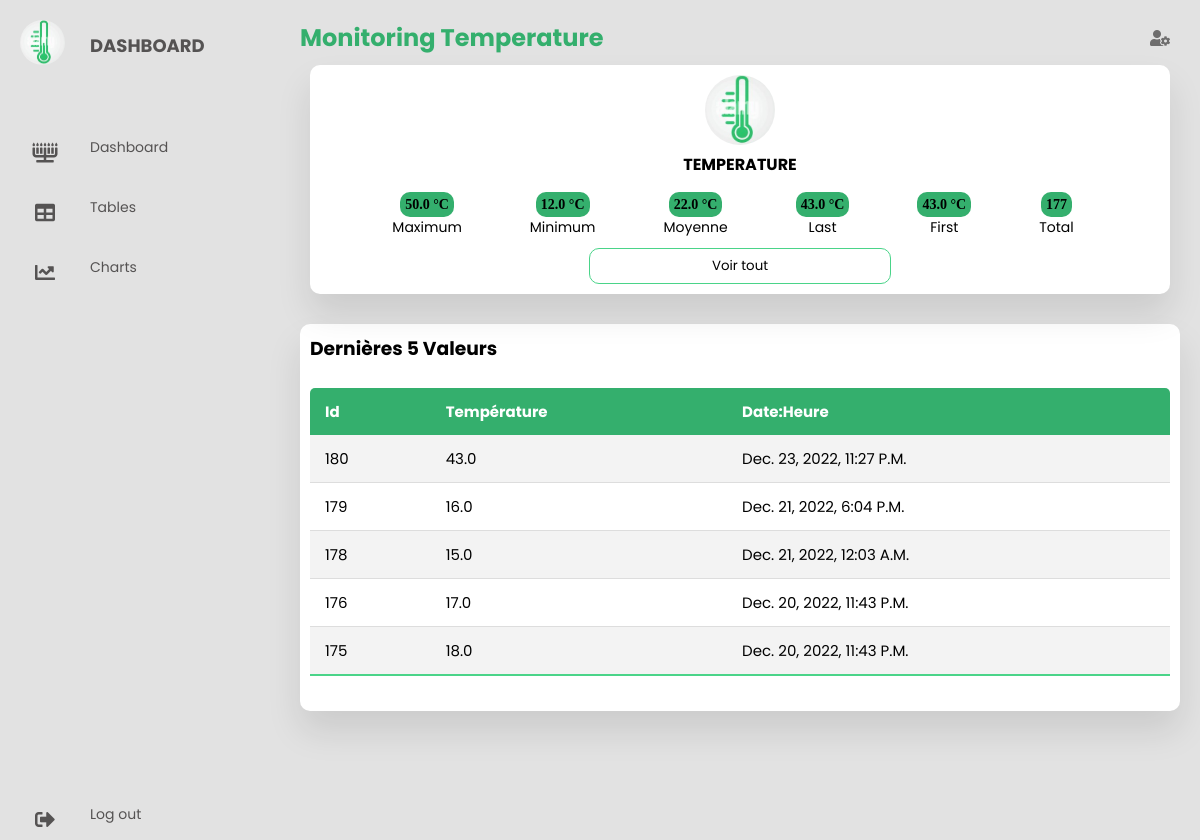
Before: / with the older database file.
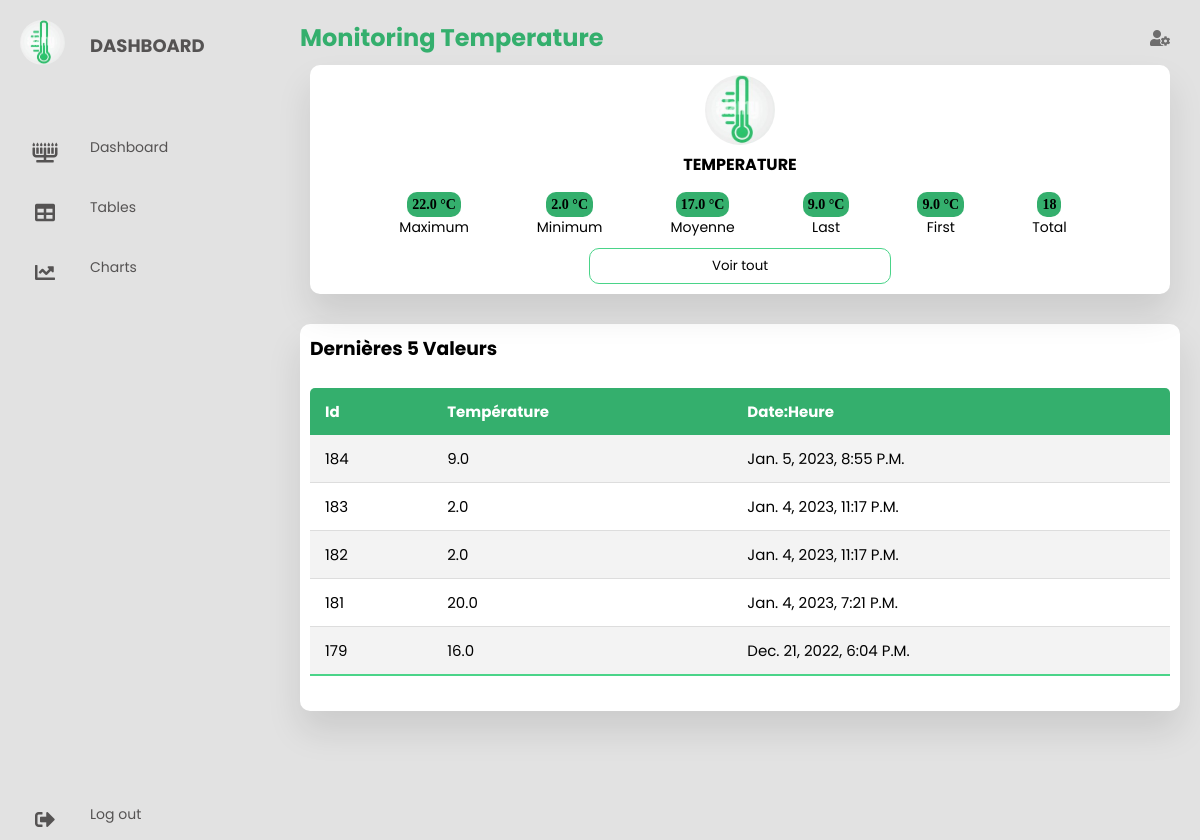
After: the same page with the newer database file.
### appl/models.py (models this page shows)
class dht (models.Model):
    temp= models.FloatField(null=True)
    dt= models.DateTimeField(auto_now_add=True,null=True)
    def __str__(self):return str(self.temp)

### appl/views.py (the view)
# urls.py: path('', views.index, name='home'),
def index(request):
    tab=dht.objects.all().order_by('-id')[:5]
    max = dht.objects.all().aggregate(Max('temp'))
    listmax = list(max.items())
    maxt = listmax[0][1]
    print(maxt)
    min = dht.objects.all().aggregate(Min('temp'))
    listmin = list(min.items())
    mint = listmin[0][1]
    avg = dht.objects.all().aggregate(avg=Round(Avg('temp')))
    listavg = list(avg.items())
    avgt = listavg[0][1]
    last = dht.objects.last()
    first = dht.objects.last()
    coun = dht.objects.count()
    print(coun)
    s = {'tab': tab, 'maxt': maxt, 'mint': mint, 'avg': avgt, 'last': last, 'first': first, 'count': coun}
    return render(request, 'ind.html', s)

### appl/Templates/ind.html (shortened to what this page needs)
<!DOCTYPE html>
<html lang="en">
{% load static %}
<head>
  {% load static %}
  <link  rel="stylesheet" href="{% static 'css/cs.css' %}" />
  <link rel="stylesheet" href="https://cdnjs.cloudflare.com/ajax/libs/font-awesome/5.15.4/css/all.min.css"/>
</head>
<body>
  <div class="container">
    <nav>
      <ul>
        <li><a href="/dash" class="logo">
          <img src="{% static 'img/icon.jpg'%}">
          <span class="nav-item">Dashboard</span>
        </a></li>
        <li><a href="/dash" aria-controls="home" role="tab" data-toggle="tab">
          <i class="fas fa-menorah"></i>
          <span class="nav-item">Dashboard</span>
        </a></li>
        <li><a href="/data" aria-controls="home" role="tab" data-toggle="tab">
          <i class="fas fa-table"></i>
          <span class="nav-item">Tables</span></a>
        </li>
        <li><a href="/chart">
          <i class="fas fa-chart-line"></i>
          <span class="nav-item">Charts</span>
        </a></li>
        <a href="#" class="logout">
          <i class="fas fa-sign-out-alt"></i>
          <span class="nav-item">Log out</span>
        </a></li>
      </ul>
    </nav>
    <section class="main">
      <div class="main-top">
        <h1 class="h"> Monitoring Temperature</h1>
        <i class="fas fa-user-cog"></i>
      </div>
      <div class="users">
        <div class="card">
          <img src="{% static 'img/icon.jpg'%}">
          <h4>Temperature </h4>
          <div class="per">
            <table>
              <tr>
                  <td><span>{{maxt}} °C</span></td>
                <td><span>{{mint}} °C</span></td>
                  <td><span>{{avg}}  °C</span></td>
                <td><span>{{last}} °C</span></td>
                <td><span>{{first}} °C</span></td>
                <td><span>{{count}}</span></td>
              </tr>
              <tr>
                <td>Maximum</td>
                <td>Minimum</td>
                <td>Moyenne</td>
                <td>Last</td>
                <td>First</td>
                <td>Total</td>
              </tr>
              </table>
          </div>
          <button onclick="window.location.href = '/data';">Voir tout</button>
        </div>
      </div>
      <section class="attendance">
        <div class="attendance-list">
          <h1>Dernières 5 valeurs</h1>
         <table class="table">
                <thead>
                <tr>
                    <th>Id</th>
                    <th>Température</th>
                    <th>Date:Heure</th>
                </tr>
                </thead>
                <tbody>
                {% for i in tab %}
                <tr>
                    <td>{{i.id}}</td>
                    <td>{{i.temp}}</td>
                    <td>{{i.dt}}</td>
                    {%endfor%}
                </tr>
                </tbody>
            </table>
        </div>
      </section>
    </section>
  </div>
</body>
</html>

### static/css/cs.css (style rules this page uses)
* { margin: 0; padding: 0; outline: none; border: none; text-decoration: none; box-sizing: border-box; font-family: "Poppins", sans-serif; }
body { background: rgb(226, 226, 226); }
.logo { text-align: center; display: flex; margin: 10px 0 0 10px; padding-bottom: 3rem; }
.logo img { width: 45px; height: 45px; border-radius: 50%; }
.logo span { font-weight: bold; padding-left: 15px; font-size: 18px; text-transform: uppercase; }
a { position: relative; width: 280px; font-size: 14px; color: rgb(85, 83, 83); display: table; padding: 10px; }
nav .fas { position: relative; width: 70px; height: 40px; top: 20px; font-size: 20px; text-align: center; }
.nav-item { position: relative; top: 12px; margin-left: 10px; }
.logout { position: absolute; bottom: 0; }
.container { display: flex; }
.main { position: relative; padding: 20px; width: 100%; }
.main-top { display: flex; width: 100%; color:#34AF6D; }
.h { color:#34AF6D; }
.main-top i { position: absolute; right: 0; margin: 10px 30px; color: rgb(110, 109, 109); cursor: pointer; }
.main .users { display: flex; width: 100%; }
.users .card { width: 100%; margin: 10px; background: #fff; text-align: center; border-radius: 10px; padding: 10px; box-shadow: 0 20px 35px rgba(0, 0, 0, 0.1); }
.users .card img { width: 70px; height: 70px; border-radius: 50%; }
.users .card h4 { text-transform: uppercase; }
.users table { margin: auto; }
.users .per span { padding: 5px; border-radius: 10px; background: #34AF6D; font-size: 'xx-large'; font-weight: bold; font-family:'revert'; font-style:'revert'; }
.users td { font-size: 14px; padding-right: 40px; padding-left: 26px; text-align:center; }
.users .card button { width: 36%; margin-top: 8px; padding: 7px; cursor: pointer; border-radius: 10px; background: transparent; border: 1px solid #4AD489; }
.attendance { margin-top: 20px; text-transform: capitalize; }
.attendance-list { width: 100%; padding: 10px; margin-top: 10px; background: #fff; border-radius: 10px; box-shadow: 0 20px 35px rgba(0, 0, 0, 0.1); }
.table { border-collapse: collapse; margin: 25px 0; font-size: 15px; min-width: 100%; overflow: hidden; border-radius: 5px 5px 0 0; }
table thead tr { color: #fff; background: #34AF6D; text-align: left; font-weight: bold; }
.table th, .table td { padding: 12px 15px; }
.table tbody tr { border-bottom: 1px solid #ddd; }
.table tbody tr:nth-of-type(odd) { background: #f3f3f3; }
.table tbody tr:last-of-type { border-bottom: 2px solid #4AD489; }

### appl/Templates/ind.html (style rules this page uses)
.h { color:#34AF6D; }

Changed rows visible on the page:
removed dht: temp "43.0", id "180", dt "Dec. 23, 2022, 11:27 P.m."
no longer on this page (row unchanged): dht: id "178", temp "15.0", dt "Dec. 21, 2022, 12:03 A.m."
no longer on this page (row unchanged): dht: id "176", temp "17.0", dt "Dec. 20, 2022, 11:43 P.m."
no longer on this page (row unchanged): dht: id "175", temp "18.0", dt "Dec. 20, 2022, 11:43 P.m."
added dht: temp "9.0", id "184", dt "Jan. 5, 2023, 8:55 P.m."
added dht: id "183", temp "2.0", dt "Jan. 4, 2023, 11:17 P.m."
added dht: id "182", temp "2.0", dt "Jan. 4, 2023, 11:17 P.m."
added dht: id "181", temp "20.0", dt "Jan. 4, 2023, 7:21 P.m."
Other visible differences:
{{ maxt }}: "50.0" → "22.0"
{{ mint }}: "12.0" → "2.0"
{{ avg }}: "22.0" → "17.0"
{{ count }}: "177" → "18"
